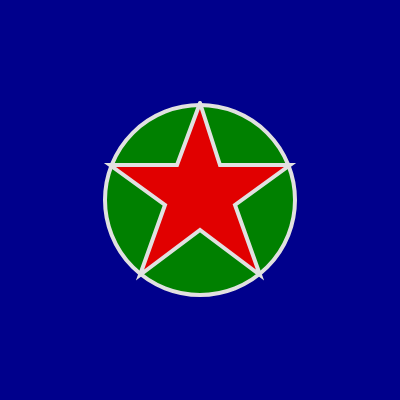
Frame 1 (no input)
Frame 60 (no input): identical to frame 1, image omitted
Frame 120 (the mouse pressed at the canvas centre since frame 60): identical to frame 1, image omitted

The p5.js sketch that drew this single still picture (run headless with seeded random() and noise() and a simulated clock; from frame 60 on, the mouse is pressed at the canvas centre):

// p5.js sketch
// ── sketch.js
function setup() {
  createCanvas(400, 400);
}
  
function draw() {
  background(0,0,140);
    
  // circle
  strokeWeight(4);
  stroke(225);      //makes outline white
  fill("green");
  ellipse(200,200,190);
    
  // star
  fill(225,0,0);    //stroke is the same
  beginShape();
  vertex(200, 103); //top point
  vertex(220, 165); //right shoulder (clockwise points)
  vertex(290, 165); //right top point
  vertex(235, 205); //right hip
  vertex(260, 275); //right bottom point
  vertex(200, 230); //bottom indent
  vertex(140, 275); //left bottom point
  vertex(165, 205); //left hip
  vertex(110, 165); //left top point
  vertex(177, 165); //left shoulder
  vertex(200, 103); //top point
  endShape();
   
  describe('green circle in the middle of a blue background with a red star over it');
}
